Frame 1 (no input): blank canvas, image omitted
Frame 60 (the mouse pressed at the canvas centre just before this capture): blank canvas, image omitted
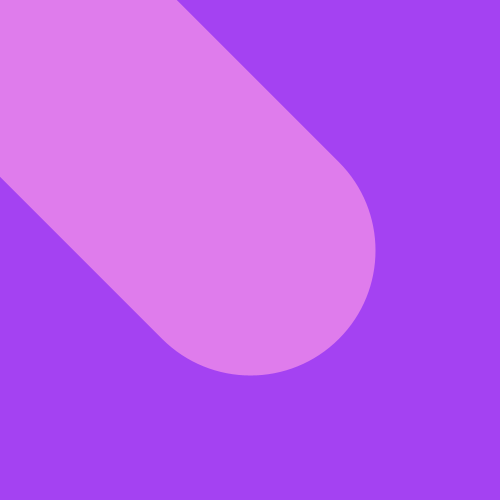
Frame 120 (the mouse held since frame 60 and released just before this capture)

The Processing sketch whose frames 1 and 60 were blank and that drew this single picture after the mouse press (run headless with seeded random() and noise(); from frame 60 on, the mouse is pressed at the canvas centre):

// Processing sketch: processing_93299
// ── processing_93299.pde

boolean BGColour;
 
void setup () {
  size(500, 500);
  text("Click and Drag",250,250);
  background(random(0,255),random(0,255),random(0,255));
  BGColour = true;
}
 
void draw () { 
  stroke(random(0,255),random(0,255),random(0,255));
  strokeWeight(abs(mouseX-pmouseX));
  line(pmouseX ,pmouseY ,mouseX ,mouseY );
}
 
void mouseMoved () {
  if (BGColour) {
    background(255);
  }   
  else {
    background(random(0,255),random(0,255),random(0,255));
  text("Click and Drag", mouseX+20,mouseY);
  }
  
  BGColour = !BGColour;
}
